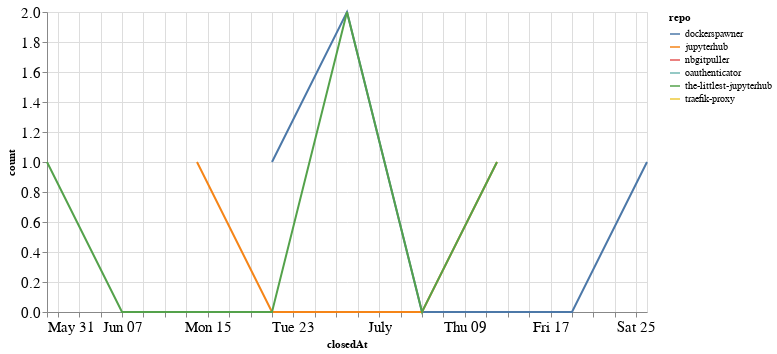

Notebook source saved alongside this figure:
### Code cell
closed_by_time = closed_by.groupby('repo').resample('W', on='closedAt').count()['author'].reset_index()
closed_by_time = closed_by_time.rename(columns={'author': 'count'})

alt.Chart(closed_by_time, width=600).mark_line().encode(
    x='closedAt',
    y='count',
    color='repo',
    tooltip="repo"
)

### Figure 1 — Vega-Lite specification as saved in the notebook (floating-point values rounded to 4 significant figures)
{"config": {"axisLeft": {"labelFontSize": 15}, "axisBottom": {"labelFontSize": 15}}, "data": {"name": "data-0d31fc8a788694a37b92d08598aaa08e"}, "mark": "line", "encoding": {"color": {"type": "nominal", "field": "repo"}, "tooltip": {"type": "nominal", "field": "repo"}, "x": {"type": "temporal", "field": "closedAt"}, "y": {"type": "quantitative", "field": "count"}}, "width": 600, "$schema": "https://vega.github.io/schema/vega-lite/v4.8.1.json", "datasets": {"data-0d31fc8a788694a37b92d08598aaa08e": [{"repo": "dockerspawner", "closedAt": "2020-06-21T00:00:00", "count": 1}, {"repo": "dockerspawner", "closedAt": "2020-06-28T00:00:00", "count": 2}, {"repo": "dockerspawner", "closedAt": "2020-07-05T00:00:00", "count": 0}, {"repo": "dockerspawner", "closedAt": "2020-07-12T00:00:00", "count": 0}, {"repo": "dockerspawner", "closedAt": "2020-07-19T00:00:00", "count": 0}, {"repo": "dockerspawner", "closedAt": "2020-07-26T00:00:00", "count": 1}, {"repo": "jupyterhub", "closedAt": "2020-06-14T00:00:00", "count": 1}, {"repo": "jupyterhub", "closedAt": "2020-06-21T00:00:00", "count": 0}, {"repo": "jupyterhub", "closedAt": "2020-06-28T00:00:00", "count": 0}, {"repo": "jupyterhub", "closedAt": "2020-07-05T00:00:00", "count": 0}, {"repo": "jupyterhub", "closedAt": "2020-07-12T00:00:00", "count": 1}, {"repo": "nbgitpuller", "closedAt": "2020-07-19T00:00:00", "count": 1}, {"repo": "oauthenticator", "closedAt": "2020-06-21T00:00:00", "count": 1}, {"repo": "the-littlest-jupyterhub", "closedAt": "2020-05-31T00:00:00", "count": 1}, {"repo": "the-littlest-jupyterhub", "closedAt": "2020-06-07T00:00:00", "count": 0}, {"repo": "the-littlest-jupyterhub", "closedAt": "2020-06-14T00:00:00", "count": 0}, {"repo": "the-littlest-jupyterhub", "closedAt": "2020-06-21T00:00:00", "count": 0}, {"repo": "the-littlest-jupyterhub", "closedAt": "2020-06-28T00:00:00", "count": 2}, {"repo": "the-littlest-jupyterhub", "closedAt": "2020-07-05T00:00:00", "count": 0}, {"repo": "the-littlest-jupyterhub", "closedAt": "2020-07-12T00:00:00", "count": 1}, {"repo": "traefik-proxy", "closedAt": "2020-05-31T00:00:00", "count": 1}]}}
